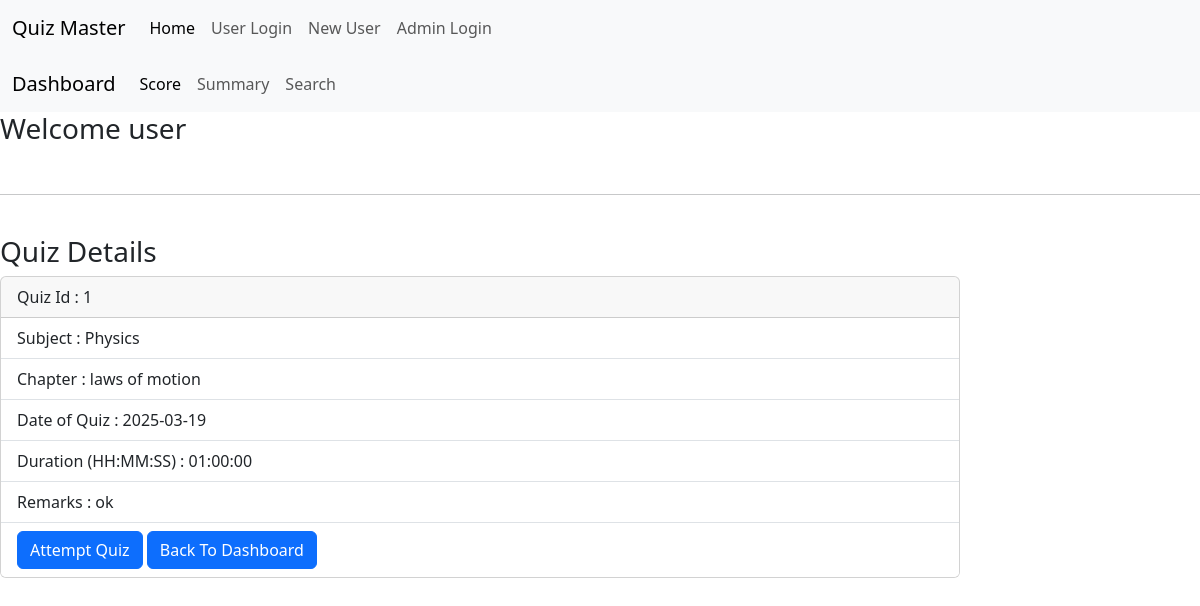
Before: /user_dash/quiz_view/2/1 with the older database file.
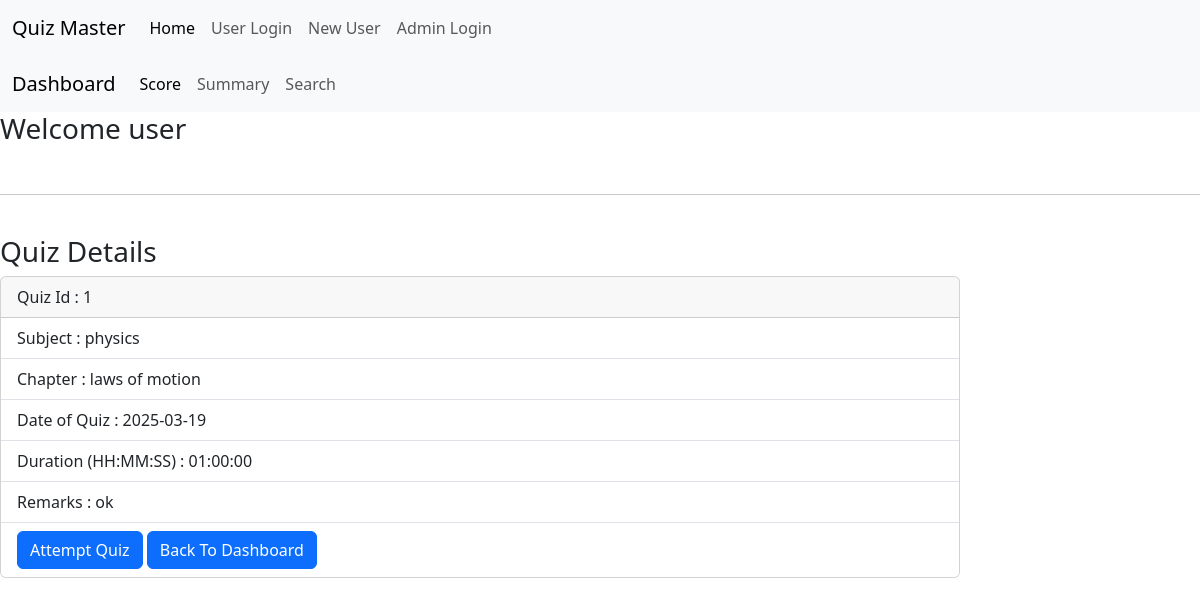
After: the same page with the newer database file.
### application/models.py (models this page shows, shortened)
class Subject(db.Model):
    id=db.Column(db.Integer, primary_key=True)
    name=db.Column(db.String(80), unique=True, nullable=False)
    sdesc=db.Column(db.String(120), nullable=True)
    chapters=db.relationship('Chapter', backref='subject', lazy=True)

### application/controllers.py (the view)
@app.route('/user_dash/quiz_view/<int:user_id>/<int:quiz_id>')
def user_quiz_view(user_id,quiz_id):
    user=User.query.filter_by(id=user_id).first()
    quiz=Quiz.query.filter_by(id=quiz_id).first()
    if quiz:
        chapter=Chapter.query.filter_by(id=quiz.chapter_id).first()
        if chapter:
            subject=Subject.query.filter_by(id=chapter.sub_id).first()
        else:
            return "Chapter not found"
    else:
        return "Quiz not found"
    return render_template('user_quiz_view.html',quiz=quiz,chapter=chapter,subject=subject,user=user)

### templates/user_quiz_view.html (shortened to what this page needs)
{% extends 'base.html' %}
{% block content %}
<nav class="navbar navbar-expand-lg bg-body-tertiary">
    <div class="container-fluid">
      <a class="navbar-brand" href="/">Quiz Master</a>
      <div class="collapse navbar-collapse" id="navbarNav">
        <ul class="navbar-nav">
          <li class="nav-item">
            <a class="nav-link active" aria-current="page" href="/">Home</a>
          </li>
          <li class="nav-item">
            <a class="nav-link" href="/login">User Login</a>
          </li>
          <li class="nav-item">
            <a class="nav-link" href="/register">New User</a>
          </li>
          <li class="nav-item">
            <a class="nav-link" href="/admin">Admin Login</a>
          </li>
        </ul>
      </div>
    </div>
  </nav>
  <nav class="navbar navbar-expand-lg bg-body-tertiary">
    <div class="container-fluid">
      <a class="navbar-brand" href="/user_dash/{{user.id}}">Dashboard</a>
      <div class="collapse navbar-collapse" id="navbarSupportedContent">
        <ul class="navbar-nav me-auto mb-2 mb-lg-0">
          <li class="nav-item">
            <a class="nav-link active" aria-current="page" href="/user_dash/score/{{user.id}}">Score</a>
          </li>
          <li class="nav-item">
            <a class="nav-link" href="/user_dash/summary/{{user.id}}">Summary</a>
          </li>
          <li class="nav-item">
            <a class="nav-link" href="/user_dash/search/{{user.id}}">Search</a>
          </li>
        </ul>
      </div>
    </div>
  </nav>
<h3>Welcome {{user.name}}</h3>
<br>
<hr>
<br>
<div>
  <h3>Quiz Details</h3>
  <div class="card" style="width: 60rem;">
    <div class="card-header">
      Quiz Id : {{quiz.id}}
    </div>
    <ul class="list-group list-group-flush">
      <li class="list-group-item">Subject : {{subject.name}}</li>
      <li class="list-group-item">Chapter : {{chapter.name}}</li>
      <li class="list-group-item">Date of Quiz : {{quiz.date_of_quiz}}</li>
      <li class="list-group-item">Duration (HH:MM:SS) : {{quiz.time_duration}}</li>
      <li class="list-group-item">Remarks : {{quiz.remarks}}</li>
      <li class="list-group-item">
        <a href="/user_dash/quiz_attempt/{{user.id}}/{{quiz.id}}" class="btn btn-primary">Attempt Quiz</a>
        <a href="/user_dash/{{user.id}}" class="btn btn-primary">Back To Dashboard</a>
      </li>
    </ul>
  </div>
</div>
{% endblock %}

Changed rows visible on the page:
changed Subject: name "Physics" → "physics"
